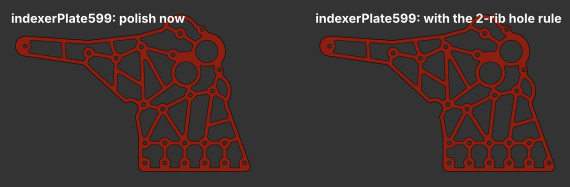
#> input picture data/eval/marathon/holes/indexerPlate599.png, 570 x 187 px; its folder holds only this picture in this run
$ python imageExtract.py ../../../data/eval/marathon/holes
#> lines starting #> are read from the running program, lines starting #| are printed output that depends on the picture; after the words box and inside, x2 and y2 are one past the last pixel; in counts of white or black regions, pixels touching at a corner belong together
### deploy/cloudrun/frcpocket/geom2d.py
"""2D plate geometry helpers shared by the extractor, scorer, and validator.

All functions here work in inches unless a name says otherwise.
"""

import math

import numpy as np
from shapely import affinity
from shapely.geometry import Polygon
from shapely.ops import unary_union
from shapely.validation import make_valid

minPocketAreaIn2 = 0.15  # below this an inner loop is a feature (hex hole, zip-tie slot)
slotMaxWidthIn = 0.6
maxShaftBoreAreaIn2 = 0.6


# [7 lines left out: function toPolygon, not called in this run]


def circularity(polygon):
    """4*pi*A / P^2: 1 for a circle, ~0.6 for an equilateral triangle."""
    return 4 * math.pi * polygon.area / polygon.length**2 if polygon.length > 0 else 0.0


# [15 lines left out: functions isCircleLoop, isSlotLoop, not called in this run]


def straightRuns(polygon, minLength=0.1, maxTurnDegrees=1.0):
    """Lengths of straight runs longer than minLength in a flattened ring."""
    coords = np.asarray(polygon.exterior.coords)
    segments = np.diff(coords, axis=0)
    lengths = np.hypot(segments[:, 0], segments[:, 1])
    keep = lengths > 1e-9
    segments, lengths = segments[keep], lengths[keep]
    if len(segments) == 0:
        return []
    angles = np.degrees(np.arctan2(segments[:, 1], segments[:, 0]))
    runs = []
    runLength = lengths[0]
    for index in range(1, len(segments)):
        turn = abs((angles[index] - angles[index - 1] + 180) % 360 - 180)
        if turn <= maxTurnDegrees:
            runLength += lengths[index]
        else:
            runs.append(runLength)
            runLength = lengths[index]
    runs.append(runLength)
    # The ring starts mid-run as often as not; merge the wrap-around pieces.
    closingTurn = abs((angles[0] - angles[-1] + 180) % 360 - 180)
    if len(runs) > 1 and closingTurn <= maxTurnDegrees:
        runs[0] += runs.pop()
    return [length for length in runs if length > minLength]


def straightRunCount(polygon, minLength=0.1, maxTurnDegrees=1.0):
    return len(straightRuns(polygon, minLength, maxTurnDegrees))


# [30 lines left out: functions isShaftBore, isGearOutline, classifyLoop, not called in this run]


def principalAngle(polygon):
    coords = np.asarray(polygon.exterior.coords)[:-1]
    centered = coords - coords.mean(axis=0)
    covariance = centered.T @ centered
    eigenValues, eigenVectors = np.linalg.eigh(covariance)
    major = eigenVectors[:, np.argmax(eigenValues)]
    return math.degrees(math.atan2(major[1], major[0]))


def iou(a, b):
    union = a.union(b).area
    return a.intersection(b).area / union if union > 0 else 1.0


def symmetryScore(outline, pockets):
    """Best IoU of the pocket set with its mirror (either principal axis) or 180° turn."""
    if not pockets:
        return 0.0
    pocketUnion = unary_union(pockets)
    center = outline.centroid
    angle = principalAngle(outline)
    aligned = affinity.rotate(pocketUnion, -angle, origin=center)
    candidates = [
        affinity.scale(aligned, xfact=-1, yfact=1, origin=center),
        affinity.scale(aligned, xfact=1, yfact=-1, origin=center),
        affinity.rotate(aligned, 180, origin=center),
    ]
    return max(iou(aligned, candidate) for candidate in candidates)


def pocketStats(outline, holes, pockets):
    """Measurements that describe a pocketing layout (inches)."""
    holeArea = sum(hole.area for hole in holes)
    pocketArea = sum(pocket.area for pocket in pockets)
    solidArea = outline.area - holeArea
    walls = [outline.exterior.distance(pocket) for pocket in pockets]
    ribs = []
    for index, pocket in enumerate(pockets):
        others = [other for otherIndex, other in enumerate(pockets) if otherIndex != index]
        if others:
            ribs.append(min(pocket.distance(other) for other in others))
    bosses = [min(hole.distance(pocket) for pocket in pockets) for hole in holes] if pockets else []
    return {
        "outlineAreaIn2": outline.area,
        "holeCount": len(holes),
        "pocketCount": len(pockets),
        "removedFraction": pocketArea / solidArea if solidArea > 0 else 0.0,
        "wallIn": walls,
        "ribIn": ribs,
        "bossIn": bosses,
        "symmetry": symmetryScore(outline, pockets),
        "pocketCircularity": [circularity(pocket) for pocket in pockets],
    }

### deploy/cloudrun/frcpocket/imageExtract.py
"""Extract plate geometry (outline, holes, pockets) from a screenshot of a pocketed plate.

For example images the user provides as gold. Two drawing styles are handled:
  filled   the plate is a solid colour on a contrasting background (most CAD views)
  outline  only the edges are drawn (thin lines); material is the region just inside
           the outer edge, and every other enclosed region is a hole or pocket
Scale comes from the bolt holes: the most common small circle is taken to be a #10
clearance hole (0.201 in), and the large bores are printed so the guess can be checked.

    python -I -m frcpocket.imageExtract data/userExamples/images --out data/processed/userExamples.jsonl
"""

import argparse
import json
import math
from pathlib import Path

import contourpy
import matplotlib

matplotlib.use("Agg")
import matplotlib.pyplot as plt
import numpy as np
from PIL import Image
from scipy import ndimage
from shapely import affinity
from shapely.geometry import Polygon
from shapely.validation import make_valid

from frcpocket import geom2d

boltHoleIn = 0.201
bearingBoreIn = 1.125  # 1/2 in hex flanged bearing, the usual big bore in FRC plates
roundTolerance = 0.06  # (max - min radius) / mean radius below this counts as a round hole


def loadRgb(path):
    image = Image.open(path).convert("RGB")
    return np.asarray(image, dtype=np.float32)


def backgroundColour(rgb):
    border = np.concatenate([rgb[0], rgb[-1], rgb[:, 0], rgb[:, -1]])
    return np.median(border, axis=0)


def largestComponent(mask):
    labels, count = ndimage.label(mask)
    if count == 0:
        return mask
    sizes = ndimage.sum(mask, labels, range(1, count + 1))
    return labels == (int(np.argmax(sizes)) + 1)


def otsuThreshold(values):
    histogram, edges = np.histogram(values, bins=256)
    centres = (edges[:-1] + edges[1:]) / 2
    weights = histogram.astype(float)
    best, bestScore = centres[0], -1.0
    for index in range(1, len(centres)):
        low, high = weights[:index].sum(), weights[index:].sum()
        if low == 0 or high == 0:
            continue
        meanLow = (weights[:index] * centres[:index]).sum() / low
        meanHigh = (weights[index:] * centres[index:]).sum() / high
        score = low * high * (meanLow - meanHigh) ** 2
        if score > bestScore:
            best, bestScore = centres[index], score
    return best


def materialMask(rgb):
    """Boolean mask of plate material, plus which drawing style was detected."""
    distance = np.linalg.norm(rgb - backgroundColour(rgb), axis=2)
    threshold = max(12.0, otsuThreshold(distance.ravel()))
    allDrawn = distance > threshold
    drawn = largestComponent(allDrawn)
    filled = ndimage.binary_fill_holes(drawn)
    if drawn.sum() / max(filled.sum(), 1) > 0.25:
        return ndimage.binary_opening(drawn, iterations=1), "filled"
    # Outline drawing: every line inside the outer edge counts (pocket loops aren't connected
    # to it), slightly thickened to close anti-aliasing gaps. Material is the enclosed region
    # touching the inside of the outer edge; every other enclosed region is a hole or pocket.
    drawn = ndimage.binary_dilation(allDrawn & filled, iterations=1)
    inside = filled & ~drawn
    labels, count = ndimage.label(inside)
    edgeBand = filled & ~ndimage.binary_erosion(filled, iterations=6)
    touching = np.unique(labels[edgeBand & inside])
    touching = touching[touching > 0]
    material = np.isin(labels, touching) | drawn
    # Lines between pockets are drawn on both sides of a rib; close them into material.
    return ndimage.binary_closing(material, iterations=2), "outline"


def maskLoops(mask):
    """Closed boundary loops of a mask as (N, 2) arrays in pixel coordinates (x right, y down)."""
    padded = np.pad(mask.astype(float), 2)
    generator = contourpy.contour_generator(z=padded, line_type="Separate")
    loops = []
    for line in generator.lines(0.5):
        if len(line) >= 8:
            loops.append(line - 2)
    return loops


def toPolygon(points):
    polygon = Polygon(points)
    if not polygon.is_valid:
        polygon = make_valid(polygon)
        polygon = max(getattr(polygon, "geoms", [polygon]), key=lambda part: part.area)
    return polygon


def isRound(polygon):
    """Round hole test by radius spread around the centroid (with a pixel allowance, since
    small traced circles are a few pixels ragged). Large octagonal or rounded-square pockets
    fail it; very small low-resolution octagons can still pass."""
    centre = np.array(polygon.centroid.coords[0])
    radii = np.hypot(*(np.asarray(polygon.exterior.coords) - centre).T)
    return (radii.max() - radii.min()) / max(radii.mean(), 1e-9) < roundTolerance + 1.5 / max(radii.mean(), 1e-9)


def pixelScale(diameters):
    """Pixels per inch from bolt holes (#10) and, when present, a bearing bore (1.125 in)."""
    small = np.percentile(diameters, 30)
    fromBolts = float(np.median(diameters[diameters <= small * 1.25])) / boltHoleIn
    largest = float(diameters.max())
    fromBore = largest / bearingBoreIn
    if largest / small > 3.5:  # there is a real bore to check against
        if abs(fromBolts / fromBore - 1) < 0.25:
            return (fromBolts + fromBore) / 2
        # Disagreement usually means the bolt holes are only a few pixels (low-res image).
        return fromBore if small < 12 else fromBolts
    return fromBolts


def extract(path):
    rgb = loadRgb(path)
    mask, style = materialMask(rgb)
#> in backgroundColour, `border = np.concatenate([rgb[0], rgb[-1], rgb[:, 0], rgb[:, -1]])`: border = 1514 rows, first 8: [51, 51, 51], [51, 51, 51], [51, 51, 51], [51, 51, 51], [51, 51, 51], [51, 51, 51], [51, 51, 51], [51, 51, 51]
#> in materialMask, `distance = np.linalg.norm(rgb - backgroundColour(rgb), axis=2)`:
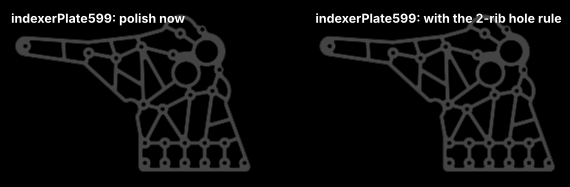
#> distance: shape (187, 570) float32; min 0, max 353.3, mean 17.8; drawn with min black and max white
#> in otsuThreshold, `histogram, edges = np.histogram(values, bins=256)`: histogram = 256 values, max 84052 at index 0, min 0 at index 78, mean 416.4; edges = 257 values from 0 to 353.3
#> in otsuThreshold, `centres = (edges[:-1] + edges[1:]) / 2`: centres = 256 values from 0.69 to 352.6
#> in otsuThreshold, `weights = histogram.astype(float)`: weights has the same summary as histogram
#> in otsuThreshold, `best, bestScore = centres[0], -1.0`: best = 0.69; bestScore = -1
#> the loop in otsuThreshold, `for index in range(1, len(centres)):` made 255 passes
#> (low, high, meanLow, meanHigh, best, bestScore) on passes 1 to 8: (84052, 22538, 0.69, 84.05, 2.07, 1.32e+13), (84638, 21952, 0.7, 86.23, 3.45, 1.36e+13), (84903, 21687, 0.708, 87.25, 4.83, 1.38e+13), (85161, 21429, 0.721, 88.24, 6.21, 1.4e+13), (85259, 21331, 0.727, 88.62, 7.59, 1.4e+13), (85493, 21097, 0.746, 89.51, 8.97, 1.42e+13), (85643, 20947, 0.76, 90.09, 10.35, 1.43e+13), (85850, 20740, 0.783, 90.89, 11.73, 1.45e+13)
#> after the loop in otsuThreshold, `for index in range(1, len(centres)):`: best = 60.04; bestScore = 1.64e+13
#> in materialMask, `threshold = max(12.0, otsuThreshold(distance.ravel()))`: threshold = 60.04
#> in materialMask, `allDrawn = distance > threshold`:
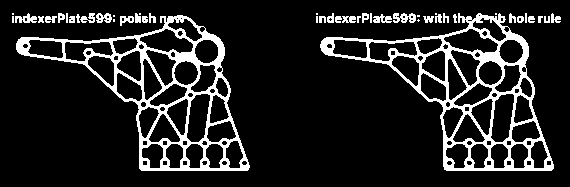
#> allDrawn: shape (187, 570) bool; 13.3% white; 46 white regions (12 under 20 px), largest, box (x1, y1, x2, y2) and area: (320, 13, 554, 171) 6273, (16, 15, 250, 171) 6147, (393, 13, 416, 23) 158
#> in largestComponent, `labels, count = ndimage.label(mask)`:
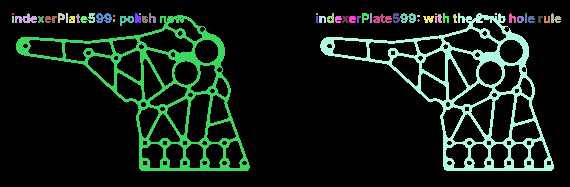
#> labels: shape (187, 570) int32; 52 distinct labels, from 0 to 51; one colour per label, 0 black
#> in largestComponent, `labels, count = ndimage.label(mask)`: count = 51
#> in largestComponent, `sizes = ndimage.sum(mask, labels, range(1, count + 1))`: sizes = 51 values, max 6272 at index 17, min 1 at index 49, mean 278.6
#> in materialMask, `filled = ndimage.binary_fill_holes(drawn)`:
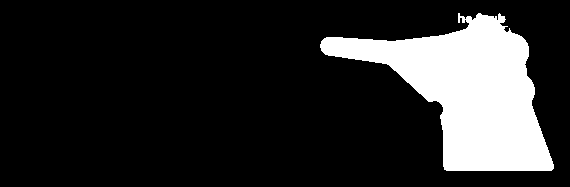
#> filled: shape (187, 570) bool; 16.7% white; 1 white region, box (x1, y1, x2, y2) and area: (320, 13, 554, 171) 17768
    minLoopPixels = max(6.0, 2e-5 * mask.size)
    loops = [toPolygon(loop).simplify(0.5) for loop in maskLoops(mask)]
    loops = [loop for loop in loops if loop.area >= minLoopPixels]
    if not loops:
        raise ValueError(f"{path}: no plate found")
    outline = max(loops, key=lambda loop: loop.area)
    inner = [loop for loop in loops if loop is not outline and outline.contains(loop.representative_point())]
    holes = [loop for loop in inner if isRound(loop)]
    pockets = [loop for loop in inner if not isRound(loop)]
    if not holes:
        raise ValueError(f"{path}: no round holes found to set the scale")
    diameters = np.array([2 * math.sqrt(hole.area / math.pi) for hole in holes])
    pixelsPerInch = pixelScale(diameters)
    # Image y points down; flip so the plate isn't mirrored, and scale to inches.
    def inches(polygon):
        scaled = affinity.scale(polygon, xfact=1 / pixelsPerInch, yfact=-1 / pixelsPerInch, origin=(0, 0))
        return scaled.buffer(0)
    return {
        "style": style,
        "pixelsPerInch": pixelsPerInch,
        "outline": inches(Polygon(outline.exterior)),
        "holes": [inches(hole) for hole in holes],
        "pockets": [inches(pocket) for pocket in pockets],
        "holeDiametersIn": sorted(float(d / pixelsPerInch) for d in diameters),
        "pixelLoops": (outline, holes, pockets),
    }


def asRecord(name, result, sourcePath):
    outline = result["outline"]
    holes = [hole for hole in result["holes"] if hole.area > 0]
    pockets = [pocket for pocket in result["pockets"] if pocket.area > 0]
    stats = geom2d.pocketStats(outline, holes, pockets)
    return {
        "id": f"userImg_{name}",
        "file": str(sourcePath),
        "format": "image",
        "origin": "userImage",
        "repo": "user-provided example",
        "license": "provided by the user as a gold example",
        "trainingAllowed": True,
        "thicknessIn": None,
        "outline": [list(point) for point in outline.exterior.coords],
        "holes": [[list(point) for point in hole.exterior.coords] for hole in holes],
        "pockets": [[list(point) for point in pocket.exterior.coords] for pocket in pockets],
        "blindPockets": [],
        "pocketMeta": [{"nLines": geom2d.straightRunCount(pocket, minLength=0.15), "arcRadiiIn": []} for pocket in pockets],
        "stats": stats,
        "solidIndex": 0,
    }


def overlay(path, result, outPath):
    rgb = loadRgb(path).astype(np.uint8)
    outline, holes, pockets = result["pixelLoops"]
    figure, axis = plt.subplots(figsize=(6, 6 * rgb.shape[0] / rgb.shape[1]), dpi=90)
    axis.imshow(rgb)
    axis.plot(*outline.exterior.xy, color="yellow", lw=1.2)
    for hole in holes:
        axis.plot(*hole.exterior.xy, color="cyan", lw=1.0)
    for pocket in pockets:
        axis.plot(*pocket.exterior.xy, color="lime", lw=1.0)
    axis.set_title(f"{Path(path).name}: {len(holes)} holes, {len(pockets)} pockets ({result['style']})", fontsize=8)
    axis.axis("off")
    figure.savefig(outPath, bbox_inches="tight")
    plt.close(figure)


def main():
    parser = argparse.ArgumentParser(description=__doc__, formatter_class=argparse.RawDescriptionHelpFormatter)
    parser.add_argument("images")
    parser.add_argument("--out", default="data/processed/userExamples.jsonl")
    parser.add_argument("--previews", default="data/userExamples/extracted")
    args = parser.parse_args()
    previewDir = Path(args.previews)
    previewDir.mkdir(parents=True, exist_ok=True)
    records = []
    for path in sorted(Path(args.images).glob("*.png")):
        try:
            result = extract(path)
#> in extract, `mask, style = materialMask(rgb)`:
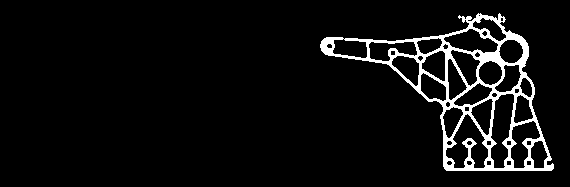
#> mask: shape (187, 570) bool; 5.8% white; 1 white region, box (x1, y1, x2, y2) and area: (320, 13, 554, 171) 6164
#> in extract, `mask, style = materialMask(rgb)`: style = 'filled'
#> in maskLoops, `padded = np.pad(mask.astype(float), 2)`:
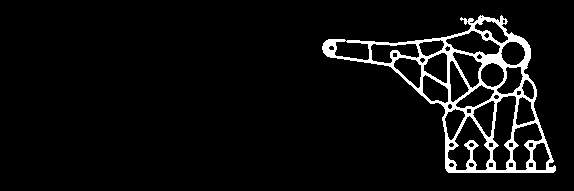
#> padded: shape (191, 574) float64; values 0 (black) and 1 (white), 5.6% white; 1 white region, box (x1, y1, x2, y2) and area: (322, 15, 556, 173) 6164
#> the loop in maskLoops, `for line in generator.lines(0.5):` made 44 passes
#> after the loop in maskLoops, `for line in generator.lines(0.5):`: loops = 43 point arrays, longest 1045 points
#> in extract, `loops = [toPolygon(loop).simplify(0.5) for loop in maskLoops(mask)]`: loops = 43 items
#> in extract, `loops = [loop for loop in loops if loop.area >= minLoopPixels]`: loops = 42 items
#> in extract, `inner = [loop for loop in loops if loop is not outline and outline.con..`: inner = 41 items
#> in extract, `holes = [loop for loop in inner if isRound(loop)]`: holes = 22 items
#> in extract, `pockets = [loop for loop in inner if not isRound(loop)]`: pockets = 19 items
#> in extract, `diameters = np.array([2 * math.sqrt(hole.area / math.pi) for hole in h..`: diameters = 22 values, max 23.27 at index 1, min 3.99 at index 4, mean 6
#> in pixelScale, `small = np.percentile(diameters, 30)`: small = 3.99
#> in pixelScale, `fromBolts = float(np.median(diameters[diameters <= small * 1.25])) / b..`: fromBolts = 22.1
#> in pixelScale, `largest = float(diameters.max())`: largest = 23.27
#> in pixelScale, `fromBore = largest / bearingBoreIn`: fromBore = 20.68
#> in extract, `pixelsPerInch = pixelScale(diameters)`: pixelsPerInch = 21.39
#> result = 7 items
        except ValueError as error:
            print(f"skip {path.name}: {error}")
            continue
        record = asRecord(path.stem, result, path)
#> in asRecord, `holes = [hole for hole in result["holes"] if hole.area > 0]`: holes = 22 items
#> in asRecord, `pockets = [pocket for pocket in result["pockets"] if pocket.area > 0]`: pockets = 19 items
#> in pocketStats, `holeArea = sum(hole.area for hole in holes)`: holeArea = 2.47
#> in pocketStats, `pocketArea = sum(pocket.area for pocket in pockets)`: pocketArea = 21.48
#> in pocketStats, `solidArea = outline.area - holeArea`: solidArea = 35.09
#> in pocketStats, `walls = [outline.exterior.distance(pocket) for pocket in pockets]`: walls = [0.125, 0.105, 0.0935, 0.0935, 0.771, 0.703, 0.124, 0.483, 0.143, 0.125, 0.105, 0.547, 0.14, 0.125, 1.31, 0.108, 0.14, 0.113, 0.105]
#> the loop in pocketStats, `for index, pocket in enumerate(pockets):` made 19 passes
#> after the loop in pocketStats, `for index, pocket in enumerate(pockets):`: ribs = [0.105, 0.105, 0.104, 0.104, 0.105, 0.105, 0.105, 0.105, 0.105, 0.105, 0.125, 0.105, 0.0933, 0.104, 0.0933, 0.105, 0.105, 0.104, 0.13]
#> in pocketStats, `bosses = [min(hole.distance(pocket) for pocket in pockets) for hole in..`: bosses = [0.105, 0.105, 1.73, 0.105, 0.12, 0.105, 0.13, 0.105, 0.123, 0.118, 0.132, 0.13, 0.132, 0.132, 0.132, 0.114, 0.132, 0.105, 0.105, 0.113, 0.132, 0.132]
#> in asRecord, `stats = geom2d.pocketStats(outline, holes, pockets)`: stats = 9 items
#> record = 15 items
        records.append(record)
        overlay(path, result, previewDir / f"{path.stem}_overlay.png")
#> in overlay, `outline, holes, pockets = result["pixelLoops"]`: holes = 22 items; pockets = 19 items
#> the loop in overlay, `for hole in holes:` made 22 passes
#> the loop in overlay, `for pocket in pockets:` made 19 passes
#> in overlay, `figure.savefig(outPath, bbox_inches="tight")`:
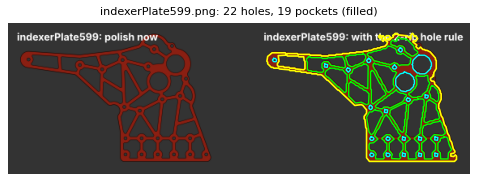
#> figure drawn by matplotlib, 1 panel
        bounds = result["outline"].bounds
#> bounds = (14.94, -7.97, 25.87, -0.584)
        print(f"{path.name}: {result['style']}, {result['pixelsPerInch']:.1f} px/in, "
              f"{bounds[2] - bounds[0]:.1f} x {bounds[3] - bounds[1]:.1f} in, {len(result['holes'])} holes "
              f"(largest {max(result['holeDiametersIn']):.2f} in), {len(result['pockets'])} pockets, "
              f"{record['stats']['removedFraction']:.0%} removed")
#| indexerPlate599.png: filled, 21.4 px/in, 10.9 x 7.4 in, 22 holes (largest 1.09 in), 19 pockets, 61% removed
    with open(args.out, "w") as handle:
        for record in records:
            handle.write(json.dumps(record) + "\n")
#> this loop made 1 pass


if __name__ == "__main__":
    main()
